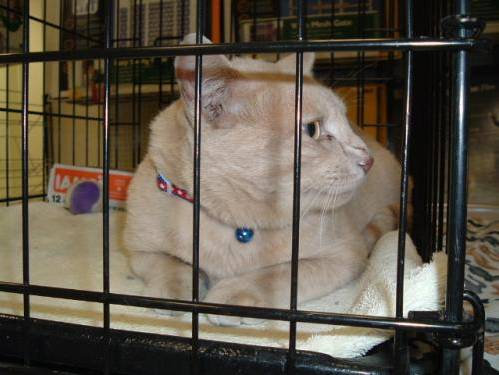
#> input picture train_3/cat.4008.jpg, 499 x 375 px; its folder holds 4 pictures in this run
$ jupyter execute --allow-errors ML_TASK_3.ipynb
#> lines starting #> are read from the running program, lines starting #| are printed output that depends on the picture
[cell 1]
import numpy as np
import os
import pandas as pd
from skimage.transform import resize
from skimage.io import imread
from sklearn.model_selection import train_test_split
from sklearn.model_selection import GridSearchCV
from sklearn.svm import SVC

[cell 2]
datadir = 'train_3/'
target_arr = []
flat_data_arr = []

[cell 3]
for i in os.listdir(datadir):
    img_array = imread(os.path.join(datadir,i))
#> img_array is the input picture: shape (375, 499, 3); mean R, G, B 94.8, 86.2, 73
    img_resized = resize(img_array,(150,150,3))
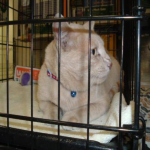
#> img_resized: shape (150, 150, 3) float64; mean R, G, B 0.372, 0.338, 0.286
    flat_data_arr.append(img_resized.flatten())
    if('cat' in i):
        target_arr.append(0)
    if('dog' in i):
        target_arr.append(1)
#> pass 2 of the loop `for i in os.listdir(datadir):`:
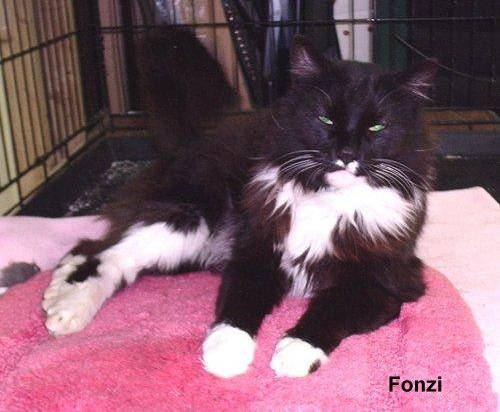
#> input picture train_3/cat.4010.jpg, 500 x 412 px
#> img_array is the input picture: shape (412, 500, 3); mean R, G, B 129.4, 91.9, 106.6
#> `img_resized = resize(img_array,(150,150,3))`:
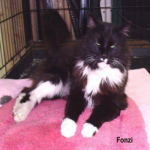
#> img_resized: shape (150, 150, 3) float64; mean R, G, B 0.507, 0.36, 0.418
#> pass 3 of the loop `for i in os.listdir(datadir):`:
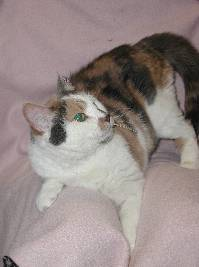
#> input picture train_3/cat.4012.jpg, 199 x 267 px
#> img_array is the input picture: shape (267, 199, 3); mean R, G, B 150, 137.5, 135.4
#> `img_resized = resize(img_array,(150,150,3))`:
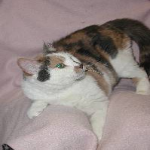
#> img_resized: shape (150, 150, 3) float64; mean R, G, B 0.588, 0.539, 0.531
#> the loop made 4 passes; the first 3 are shown
target = np.array(target_arr)
flat_data = np.array(flat_data_arr)
